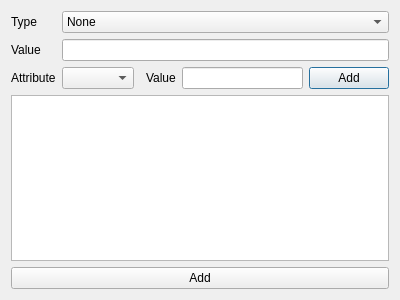
<?xml version="1.0" encoding="UTF-8"?>
<ui version="4.0">
 <class>NewRequirementDialog</class>
 <widget class="QDialog" name="NewRequirementDialog">
  <property name="geometry">
   <rect>
    <x>0</x>
    <y>0</y>
    <width>400</width>
    <height>300</height>
   </rect>
  </property>
  <property name="windowTitle">
   <string>Dialog</string>
  </property>
  <layout class="QGridLayout" name="gridLayout">
   <item row="2" column="3">
    <widget class="QLabel" name="attrValueLabel">
     <property name="text">
      <string>Value</string>
     </property>
    </widget>
   </item>
   <item row="2" column="1">
    <widget class="QComboBox" name="attrCombo"/>
   </item>
   <item row="2" column="5">
    <widget class="QPushButton" name="attrAddB">
     <property name="text">
      <string>Add</string>
     </property>
    </widget>
   </item>
   <item row="0" column="0">
    <widget class="QLabel" name="typeLabel">
     <property name="text">
      <string>Type</string>
     </property>
    </widget>
   </item>
   <item row="2" column="4">
    <widget class="QLineEdit" name="attrValueEdit"/>
   </item>
   <item row="2" column="0">
    <widget class="QLabel" name="attrLabel">
     <property name="text">
      <string>Attribute</string>
     </property>
    </widget>
   </item>
   <item row="1" column="0">
    <widget class="QLabel" name="valueLabel">
     <property name="text">
      <string>Value</string>
     </property>
    </widget>
   </item>
   <item row="1" column="1" colspan="5">
    <widget class="QLineEdit" name="valueEdit"/>
   </item>
   <item row="0" column="1" colspan="5">
    <widget class="QComboBox" name="typeCombo">
     <item>
      <property name="text">
       <string>None</string>
      </property>
     </item>
     <item>
      <property name="text">
       <string>Level</string>
      </property>
     </item>
     <item>
      <property name="text">
       <string>Stats</string>
      </property>
     </item>
     <item>
      <property name="text">
       <string>Gender</string>
      </property>
     </item>
     <item>
      <property name="text">
       <string>Guild</string>
      </property>
     </item>
     <item>
      <property name="text">
       <string>Gold</string>
      </property>
     </item>
     <item>
      <property name="text">
       <string>Items</string>
      </property>
     </item>
     <item>
      <property name="text">
       <string>Points</string>
      </property>
     </item>
     <item>
      <property name="text">
       <string>Mana</string>
      </property>
     </item>
     <item>
      <property name="text">
       <string>Health</string>
      </property>
     </item>
     <item>
      <property name="text">
       <string>Weapon</string>
      </property>
     </item>
     <item>
      <property name="text">
       <string>Flag</string>
      </property>
     </item>
    </widget>
   </item>
   <item row="5" column="0" colspan="6">
    <widget class="QPushButton" name="addB">
     <property name="text">
      <string>Add</string>
     </property>
    </widget>
   </item>
   <item row="3" column="0" colspan="6">
    <widget class="QListWidget" name="attrsList"/>
   </item>
  </layout>
 </widget>
 <resources/>
 <connections/>
</ui>
